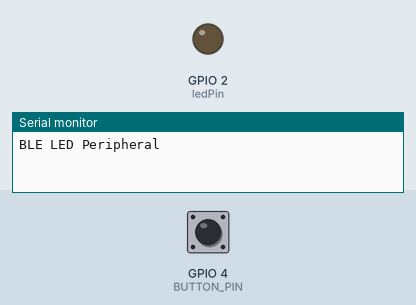
Recording of a sketch running on a simulated ESP32. Shown: output pins drawn as LEDs (lit = HIGH), the last lines printed to the serial monitor. The test bench sets the inputs (shaded band); at power-on: GPIO 4 (BUTTON_PIN) HIGH. Nothing arrives over Bluetooth unless stated.

Above: at 1.2 s.
1.3 s: GPIO 4 (BUTTON_PIN) pulled LOW for 0.15 s
At 1.7 s:
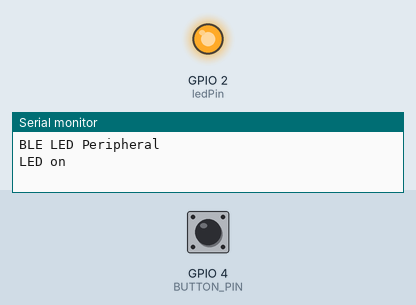
2.9 s: GPIO 4 (BUTTON_PIN) pulled LOW for 1 s
At 4.1 s:
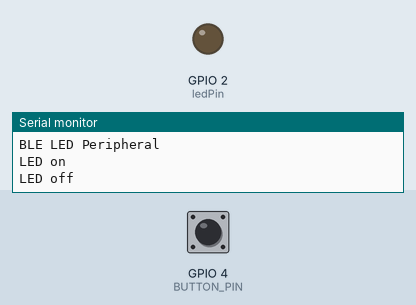
5.4 s: GPIO 4 (BUTTON_PIN) pulled LOW for 3.2 s
At 6.0 s:
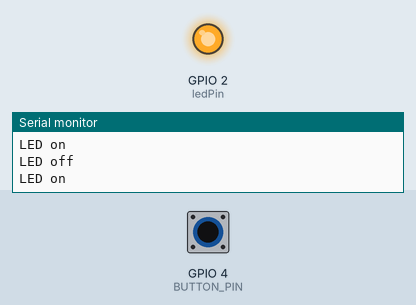
Timing chart, 0 to 8.4 s (numbered marks = the images above; inputs shaded):
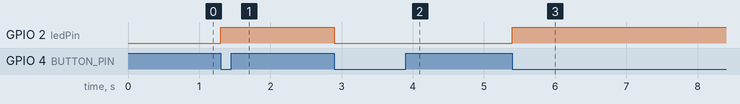

Measured:
- after the input at 1.3 s, GPIO 2 (ledPin): LOW → HIGH at once
- after the input at 2.9 s, GPIO 2 (ledPin): HIGH → LOW at once
- after the input at 5.4 s, GPIO 2 (ledPin): LOW → HIGH at once

The sketch:

peripheral_esp32_wroom.ino
```cpp
#include <ArduinoBLE.h>

#define BUTTON_PIN 4
#define ledPin 2

BLEService ledService("19B10000-E8F2-537E-4F6C-D104768A1214");  // BLE LED Service

BLEByteCharacteristic switchCharacteristic("19B10001-E8F2-537E-4F6C-D104768A1214", BLERead | BLENotify);

void ConnectHandler(BLEDevice central) {
  // central connected event handler
  Serial.print("Connected event, central: ");
  Serial.println(central.address());
  BLE.advertise();
}

void DisconnectHandler(BLEDevice central) {
  // central disconnected event handler
  Serial.print("Disconnected event, central: ");
  Serial.println(central.address());
  BLE.advertise();
}
void IRAM_ATTR buttonPressed() {
  if (!switchCharacteristic.value()) {
        switchCharacteristic.writeValue(1);
        Serial.println("LED on");
        digitalWrite(ledPin, HIGH);
    } else {
        switchCharacteristic.writeValue(0);
        Serial.println("LED off");
        digitalWrite(ledPin, LOW);
    }
}


void setup() {
    Serial.begin(9600);
    while (!Serial)
        ;

    // set LED pin to output mode
    pinMode(ledPin, OUTPUT);
    pinMode(BUTTON_PIN, INPUT);
    attachInterrupt(BUTTON_PIN, buttonPressed, FALLING);


    // begin initialization
    if (!BLE.begin()) {
        Serial.println("starting BLE failed!");

        while (1)
            ;
    }
    BLE.setEventHandler(BLEConnected, ConnectHandler);
    BLE.setEventHandler(BLEDisconnected, DisconnectHandler);
    // set advertised local name and service UUID:
    BLE.setLocalName("LED");
    BLE.setAdvertisedService(ledService);

    // add the characteristic to the service
    ledService.addCharacteristic(switchCharacteristic);

    // add service
    BLE.addService(ledService);
    // set the initial value for the characeristic:
    switchCharacteristic.writeValue(0);

    // start advertising
    BLE.advertise();

    Serial.println("BLE LED Peripheral");
}

void loop() {
  BLE.poll();

}
```
